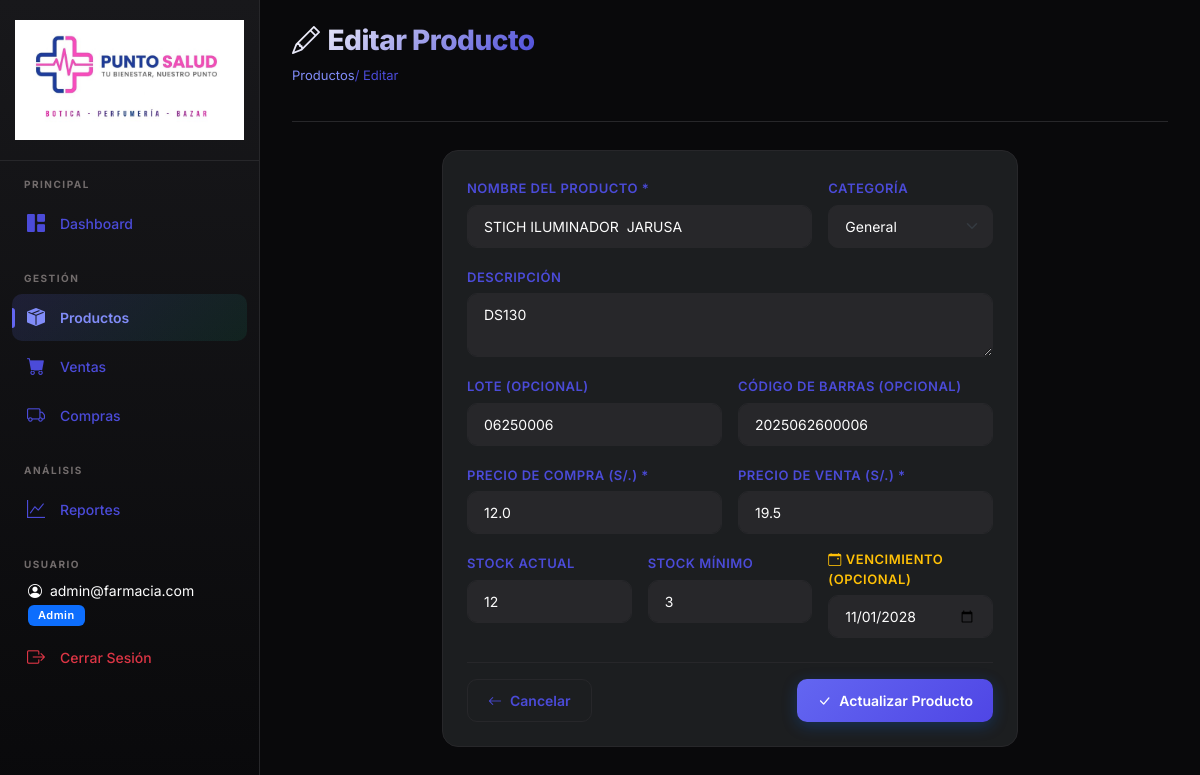
The page /productos/1/editar (signed in) on the database its author committed.
### models.py (models this page shows, shortened)
class Usuario(UserMixin, db.Model):
    __tablename__ = 'usuarios'
    id = db.Column(db.Integer, primary_key=True)
    email = db.Column(db.String(120), unique=True, nullable=False)
    password_hash = db.Column(db.String(256), nullable=False)
    rol = db.Column(db.String(20), nullable=False, default='normal') # admin o normal
    fecha_creacion = db.Column(db.DateTime, default=datetime.now)
    @property
    def is_admin(self):
        return self.rol == 'admin'

class Producto(db.Model):
    __tablename__ = 'productos'
    id = db.Column(db.Integer, primary_key=True)
    nombre = db.Column(db.String(200), nullable=False)
    descripcion = db.Column(db.Text, nullable=True)
    categoria = db.Column(db.String(100), nullable=True, default='General')
    lote = db.Column(db.String(100), nullable=True)
    codigo_barras = db.Column(db.String(100), nullable=True, index=True)
    precio_compra = db.Column(db.Float, nullable=False, default=0.0)
    precio_venta = db.Column(db.Float, nullable=False, default=0.0)
    stock = db.Column(db.Integer, nullable=False, default=0)
    stock_minimo = db.Column(db.Integer, nullable=False, default=5)
    fecha_vencimiento = db.Column(db.Date, nullable=True)
    precio_blister = db.Column(db.Float, nullable=True, default=0.0)
    precio_caja = db.Column(db.Float, nullable=True, default=0.0)
    fecha_creacion = db.Column(db.DateTime, default=datetime.now)
    detalles_venta = db.relationship('DetalleVenta', backref='producto', lazy=True)
    detalles_compra = db.relationship('DetalleCompra', backref='producto', lazy=True)

### app.py (the view, shortened to what this page needs)
@app.route('/productos/<int:id>/editar', methods=['GET', 'POST'])
@login_required
def producto_editar(id):
    if not current_user.is_admin:
        flash('No tienes permisos para realizar esta acción.', 'danger')
        return redirect(url_for('productos_lista'))
    producto = Producto.query.get_or_404(id)
    return render_template('productos/formulario.html', producto=producto)

### app.py (called while the page is built)
@login_manager.user_loader
def load_user(user_id):
    return Usuario.query.get(int(user_id))

### templates/productos/formulario.html (shortened to what this page needs)
{% extends "base.html" %}
{% block content %}
<div class="page-header">
    <div>
        <h1><i class="bi bi-{{ 'pencil' if producto else 'plus-lg' }} me-2"></i>{{ 'Editar' if producto else 'Nuevo' }}
            Producto</h1>
        <span class="breadcrumb">
            <a href="{{ url_for('productos_lista') }}"
                style="color: var(--primary-light); text-decoration: none;">Productos</a>
            / {{ 'Editar' if producto else 'Nuevo' }}
        </span>
    </div>
</div>
<div class="row justify-content-center">
    <div class="col-md-8">
        <div class="card">
            <div class="card-body p-4">
                <form method="POST" id="form-producto">
                    <div class="row g-3">
                        <div class="col-md-8">
                            <label class="form-label">Nombre del Producto *</label>
                            <input type="text" name="nombre" class="form-control" required
                                value="{{ producto.nombre if producto else '' }}" placeholder="Ej: Paracetamol 500mg"
                                id="input-nombre">
                        </div>
                        <div class="col-md-4">
                            <label class="form-label">Categoría</label>
                            <select name="categoria" class="form-select" id="select-categoria">
                                {% set categorias = ['General', 'Medicamentos', 'Vitaminas', 'Higiene', 'Cuidado
                                Personal', 'Bebé', 'Primeros Auxilios', 'Equipos Médicos'] %}
                                {% for cat in categorias %}
                                <option value="{{ cat }}" {{ 'selected' if producto and producto.categoria==cat }}>{{
                                    cat }}</option>
                                {% endfor %}
                            </select>
                        </div>
                        <div class="col-12">
                            <label class="form-label">Descripción</label>
                            <textarea name="descripcion" class="form-control" rows="2"
                                placeholder="Descripción del producto (opcional)"
                                id="input-descripcion">{{ producto.descripcion if producto else '' }}</textarea>
                        </div>
                        <div class="col-md-6">
                            <label class="form-label">Lote (Opcional)</label>
                            <input type="text" name="lote" class="form-control"
                                value="{{ producto.lote if producto and producto.lote else '' }}"
                                placeholder="Ej: Lote ABC-1234" id="input-lote">
                        </div>
                        <div class="col-md-6">
                            <label class="form-label">Código de Barras (Opcional)</label>
                            <input type="text" name="codigo_barras" class="form-control"
                                value="{{ producto.codigo_barras if producto and producto.codigo_barras else '' }}"
                                placeholder="Ej: 775123456789" id="input-codigo-barras">
                        </div>
                        <div class="col-md-6">
                            <label class="form-label">Precio de Compra (S/.) *</label>
                            <input type="number" name="precio_compra" class="form-control" step="0.01" min="0" required
                                value="{{ producto.precio_compra if producto else '' }}" placeholder="0.00"
                                id="input-precio-compra">
                        </div>
                        <div class="col-md-6">
                            <label class="form-label" id="label-precio-venta">Precio de Venta (S/.) *</label>
                            <input type="number" name="precio_venta" class="form-control" step="0.01" min="0" required
                                value="{{ producto.precio_venta if producto else '' }}" placeholder="0.00"
                                id="input-precio-venta">
                        </div>
                        <div class="col-md-4">
                            <label class="form-label">Stock Actual</label>
                            <input type="number" name="stock" class="form-control" min="0"
                                value="{{ producto.stock if producto else 0 }}" id="input-stock">
                        </div>
                        <div class="col-md-4">
                            <label class="form-label">Stock Mínimo</label>
                            <input type="number" name="stock_minimo" class="form-control" min="0"
                                value="{{ producto.stock_minimo if producto else 5 }}" id="input-stock-minimo">
                        </div>
                        <div class="col-md-4">
                            <label class="form-label text-warning"><i class="bi bi-calendar-event me-1"></i>Vencimiento
                                (Opcional)</label>
                            <input type="date" name="fecha_vencimiento" class="form-control"
                                value="{{ producto.fecha_vencimiento.strftime('%Y-%m-%d') if producto and producto.fecha_vencimiento else '' }}"
                                id="input-fecha-vencimiento">
                        </div>
                    </div>
                    <div class="d-flex justify-content-between mt-4 pt-3"
                        style="border-top: 1px solid var(--border-color);">
                        <a href="{{ url_for('productos_lista') }}" class="btn btn-outline-light">
                            <i class="bi bi-arrow-left"></i> Cancelar
                        </a>
                        <button type="submit" class="btn btn-primary" id="btn-guardar-producto">
                            <i class="bi bi-check-lg"></i> {{ 'Actualizar' if producto else 'Guardar' }} Producto
                        </button>
                    </div>
                </form>
            </div>
        </div>
    </div>
</div>
{% endblock %}

### templates/base.html (shortened to what this page needs)
<!DOCTYPE html>
<html lang="es">
<head>
    <link href="https://cdn.jsdelivr.net/npm/bootstrap@5.3.2/dist/css/bootstrap.min.css" rel="stylesheet">
    <link href="https://cdn.jsdelivr.net/npm/bootstrap-icons@1.11.2/font/bootstrap-icons.min.css" rel="stylesheet">
    <link href="{{ url_for('static', filename='css/style.css') }}" rel="stylesheet">
</head>
<body>
    {% if current_user.is_authenticated %}
    <nav class="sidebar" id="sidebar">
        <div class="sidebar-brand" style="justify-content: center; padding: 20px 15px;">
            <img src="{{ url_for('static', filename='img/logo.png') }}" alt="Punto Salud" class="sidebar-logo">
        </div>
        <div class="sidebar-nav">
            <div class="nav-section">
                <div class="nav-section-title">Principal</div>
                <a href="{{ url_for('dashboard') }}"
                    class="nav-link {% if request.endpoint == 'dashboard' %}active{% endif %}" id="nav-dashboard">
                    <i class="bi bi-grid-1x2-fill"></i>
                    Dashboard
                </a>
            </div>
            <div class="nav-section">
                <div class="nav-section-title">Gestión</div>
                <a href="{{ url_for('productos_lista') }}"
                    class="nav-link {% if 'producto' in request.endpoint %}active{% endif %}" id="nav-productos">
                    <i class="bi bi-box-seam-fill"></i>
                    Productos
                </a>
                <a href="{{ url_for('ventas_lista') }}"
                    class="nav-link {% if 'venta' in request.endpoint %}active{% endif %}" id="nav-ventas">
                    <i class="bi bi-cart-fill"></i>
                    Ventas
                </a>
                <a href="{{ url_for('compras_lista') }}"
                    class="nav-link {% if 'compra' in request.endpoint %}active{% endif %}" id="nav-compras">
                    <i class="bi bi-truck"></i>
                    Compras
                </a>
            </div>
            <div class="nav-section">
                <div class="nav-section-title">Análisis</div>
                <a href="{{ url_for('reportes') }}"
                    class="nav-link {% if request.endpoint == 'reportes' %}active{% endif %}" id="nav-reportes">
                    <i class="bi bi-graph-up"></i>
                    Reportes
                </a>
            </div>
            <div class="nav-section">
                <div class="nav-section-title">Usuario</div>
                <div class="text-white small mb-2 px-3">
                    <i class="bi bi-person-circle me-1"></i> {{ current_user.email }}<br>
                    <span class="badge bg-{{ 'primary' if current_user.is_admin else 'secondary' }} mt-1">{{
                        current_user.rol|title }}</span>
                </div>
                <a href="{{ url_for('logout') }}" class="nav-link text-danger">
                    <i class="bi bi-box-arrow-right"></i>
                    Cerrar Sesión
                </a>
            </div>
        </div>
    </nav>
    {% endif %}
    <main class="main-content" >
        {% block content %}{% endblock %}
    </main>
</body>
</html>

### static/css/style.css (style rules this page uses)
:root { --primary: #6366f1; --primary-dark: #4f46e5; --primary-light: #818cf8; --secondary: #10b981; --secondary-dark: #059669; --accent: #06b6d4; --danger: #f43f5e; --warning: #f59e0b; --dark: #09090b; --dark-2: #18181b; --dark-3: #27272a; --dark-4: #aaaac0; --dark-5: #393b3b; --dark-6: #c54fb5; --text-primary: #fdfdfd; --text-secondary: #4b4bd8; --text-secondary2: #b9b9c0; --text-muted: #726c6c; --border-color: #27272a; --card-bg: #1c1e20; --card-bg2: #151b1a; --sidebar-width: 260px; --transition: all 0.3s cubic-bezier(0.4, 0, 0.2, 1); }
* { margin: 0; padding: 0; box-sizing: border-box; }
body { font-family: 'Inter', sans-serif; background-color: var(--dark); color: var(--text-primary); min-height: 100vh; overflow-x: hidden; }
.sidebar { position: fixed; top: 0; left: 0; width: var(--sidebar-width); height: 100vh; background: linear-gradient(180deg, var(--dark-2) 0%, var(--dark) 100%); border-right: 1px solid var(--border-color); z-index: 1000; display: flex; flex-direction: column; transition: var(--transition); }
.sidebar-brand { padding: 20px 15px; border-bottom: 1px solid var(--border-color); display: flex; align-items: center; justify-content: center; min-height: 90px; }
.sidebar-logo { max-width: 100%; height: auto; object-fit: contain; }
.sidebar-nav { flex: 1; padding: 16px 12px; overflow-y: auto; }
.nav-section { margin-bottom: 24px; }
.nav-section-title { font-size: 10px; font-weight: 700; text-transform: uppercase; letter-spacing: 1.5px; color: var(--text-muted); padding: 0 12px; margin-bottom: 8px; }
.sidebar-nav .nav-link { display: flex; align-items: center; gap: 12px; padding: 10px 12px; color: var(--text-secondary); text-decoration: none; border-radius: 10px; font-size: 14px; font-weight: 500; transition: var(--transition); margin-bottom: 2px; position: relative; }
.sidebar-nav .nav-link.active { background: linear-gradient(135deg, rgba(99, 102, 241, 0.15) 0%, rgba(16, 185, 129, 0.1) 100%); color: var(--primary-light); font-weight: 600; }
.sidebar-nav .nav-link.active::before { content: ''; position: absolute; left: 0; top: 50%; transform: translateY(-50%); width: 3px; height: 20px; background: var(--primary); border-radius: 0 4px 4px 0; }
.sidebar-nav .nav-link i { font-size: 18px; width: 24px; text-align: center; }
.main-content { margin-left: var(--sidebar-width); padding: 24px 32px; min-height: 100vh; }
.page-header { display: flex; justify-content: space-between; align-items: center; margin-bottom: 28px; padding-bottom: 20px; border-bottom: 1px solid var(--border-color); }
.page-header h1 { font-size: 28px; font-weight: 800; letter-spacing: -0.5px; background: linear-gradient(135deg, var(--text-primary) 0%, var(--text-secondary) 100%); -webkit-background-clip: text; -webkit-text-fill-color: transparent; background-clip: text; }
.page-header .breadcrumb { font-size: 13px; color: var(--text-secondary); }
.card { background: var(--card-bg); border: 1px solid var(--border-color); border-radius: 16px; transition: var(--transition); overflow: hidden; }
.card-body { padding: 20px; }
.btn { border-radius: 10px; font-weight: 600; font-size: 14px; padding: 10px 20px; transition: var(--transition); border: none; display: inline-flex; align-items: center; gap: 8px; }
.btn-primary { background: linear-gradient(135deg, var(--primary) 0%, var(--primary-dark) 100%); color: white; box-shadow: 0 4px 15px rgba(13, 110, 253, 0.25); }
.btn-outline-light { border: 1px solid var(--border-color); color: var(--text-secondary); background: transparent; }
.form-control, .form-select { background-color: var(--dark-3); border: 1px solid var(--border-color); color: var(--text-primary); border-radius: 10px; padding: 10px 16px; font-size: 14px; transition: var(--transition); }
.form-control::placeholder { color: var(--text-muted); }
.form-label { font-size: 13px; font-weight: 600; color: var(--text-secondary); margin-bottom: 6px; text-transform: uppercase; letter-spacing: 0.5px; }
.badge { font-weight: 600; font-size: 11px; padding: 5px 10px; border-radius: 6px; letter-spacing: 0.5px; }

### rows shown on the page
Usuario: email "admin@farmacia.com", rol "Admin"
Producto: nombre "STICH ILUMINADOR JARUSA", descripcion "DS130", lote "06250006", codigo_barras "2025062600006", precio_compra "12.0", precio_venta "19.5", stock "12", stock_minimo "3", fecha_vencimiento "11/01/2028"

### other values the page prints
{{ 'Editar' if producto else 'Nuevo' }} "Editar"
{{ 'Actualizar' if producto else 'Guardar' }} "Actualizar"
form field categoria "General"
